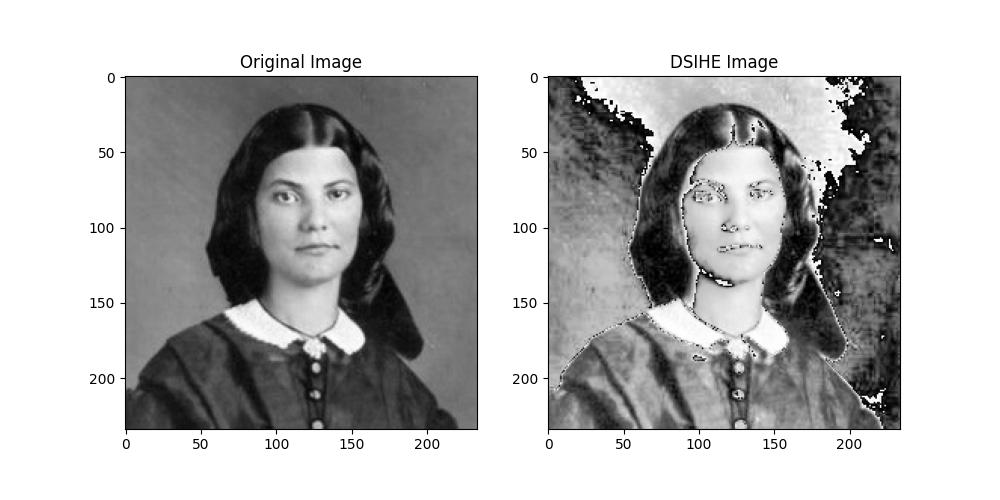
#> input picture HE_output/Dualistic_Sub_Image_Histogram_Equalization_DSIHE/k.jpg, 1000 x 500 px, given as the content of the folder input_dataset, which was not available
$ python DSIHE.py
#> lines starting #> are read from the running program, lines starting #| are printed output that depends on the picture; after the words box and inside, x2 and y2 are one past the last pixel; in counts of white or black regions, pixels touching at a corner belong together; pictures that were not available may be replaced by others from this repository, and a replacement may not be noted
#> in process_images, img is the input picture: shape (500, 1000); min 0, max 255, mean 182.9
import cv2
import numpy as np
import matplotlib.pyplot as plt
import os

def dualistic_sub_image_histogram_equalization(img):
    median = np.median(img)
#> median = 242
    hist, bins = np.histogram(img.flatten(), 256, [0, 256])
#> hist = 256 values, max 236352 at index 255, min 442 at index 6, mean 1953.1; bins = 257 values from 0 to 256

    # Split the bins for lower and upper parts
    lower_bins = bins[:int(median)+1]  # Include median in lower_bins
#> lower_bins = 243 values from 0 to 242
    upper_bins = bins[int(median):]  # From median to the end in upper_bins
#> upper_bins = [242, 243, 244, 245, 246, 247, 248, 249, 250, 251, 252, 253, 254, 255, 256]

    # Split histogram at the median value
    lower_hist = hist[:int(median)]
#> lower_hist = 242 values, max 3424 at index 120, min 442 at index 6, mean 1030.1
    upper_hist = hist[int(median):]
#> upper_hist = [1210, 1162, 949, 889, 855, 784, 848, 875, 1017, 1055, 1306, 1571, 1839, 236352]

    # Equalize each part separately
    cdf_lower = np.cumsum(lower_hist)
#> cdf_lower = 242 values from 2514 to 249288
    cdf_upper = np.cumsum(upper_hist)
#> cdf_upper = [1210, 2372, 3321, 4210, 5065, 5849, 6697, 7572, 8589, 9644, 10950, 12521, 14360, 250712]

    # Normalize CDFs to the range [0, 255]
    cdf_lower = (cdf_lower - cdf_lower.min()) * 255 / (cdf_lower.max() - cdf_lower.min())
#> cdf_lower = 242 values from 0 to 255
    cdf_upper = (cdf_upper - cdf_upper.min()) * 255 / (cdf_upper.max() - cdf_upper.min())
#> cdf_upper = [0, 1.19, 2.16, 3.07, 3.94, 4.74, 5.61, 6.5, 7.54, 8.62, 9.95, 11.56, 13.44, 255]

    img_equalized = img.copy()

    # Interpolate for the lower and upper parts separately
    img_equalized[img < median] = np.interp(img[img < median], lower_bins[:-1], cdf_lower)
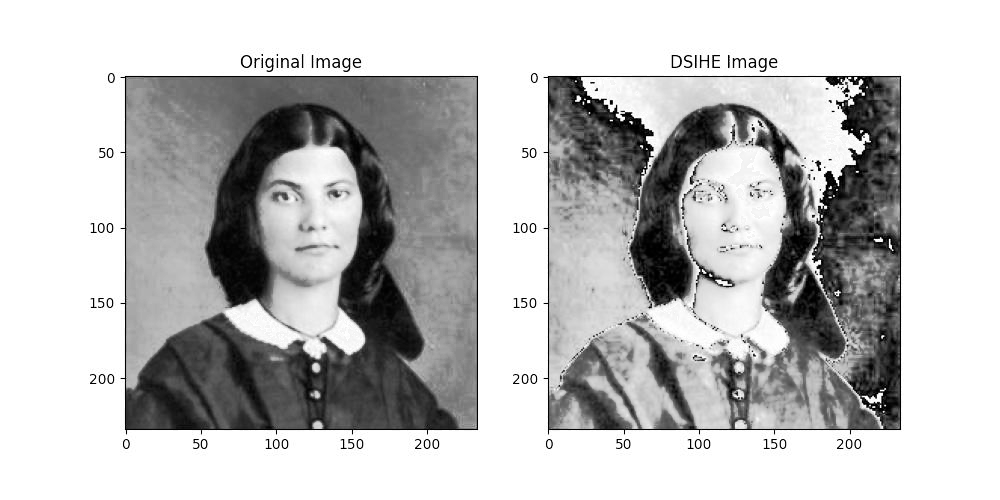
#> img_equalized: shape (500, 1000); min 0, max 255, mean 190.7
    img_equalized[img >= median] = np.interp(img[img >= median], upper_bins[:-1], cdf_upper)
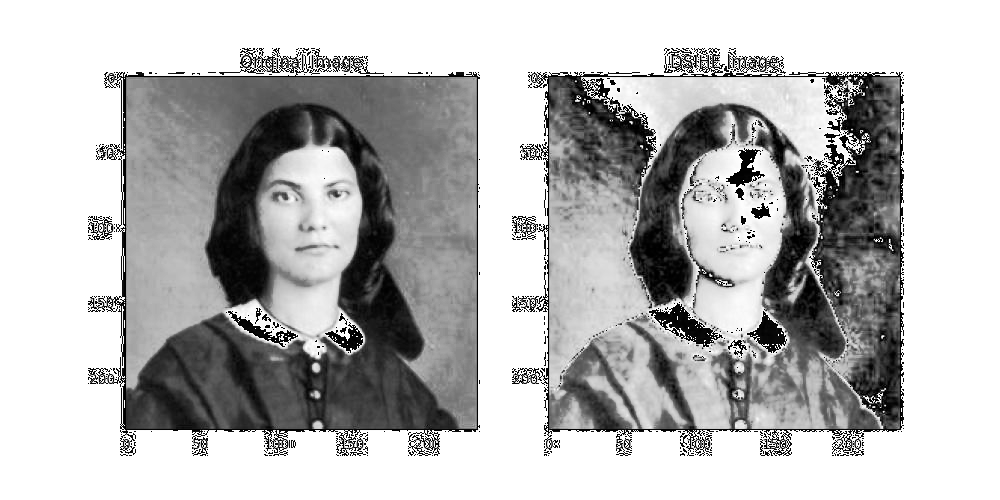
#> img_equalized: shape (500, 1000); 2.87% of pixels changed, all inside (x1, y1, x2, y2) = (88, 48, 904, 456)

    return img_equalized

def process_images(input_folder, output_folder):
    os.makedirs(output_folder, exist_ok=True)

    for filename in os.listdir(input_folder):
        if filename.endswith(".jpg") or filename.endswith(".png"):
            img_path = os.path.join(input_folder, filename)
            img = cv2.imread(img_path, 0)  # Read image in grayscale

            equalized_img = dualistic_sub_image_histogram_equalization(img)

            # Display and save the plot
            plt.figure(figsize=(10, 5))
            plt.subplot(1, 2, 1), plt.imshow(img, cmap='gray'), plt.title('Original Image')
            plt.subplot(1, 2, 2), plt.imshow(equalized_img, cmap='gray'), plt.title('DSIHE Image')

            output_img_dir = os.path.join(output_folder, 'Dualistic_Sub_Image_Histogram_Equalization_DSIHE')
            os.makedirs(output_img_dir, exist_ok=True)
            plt.savefig(os.path.join(output_img_dir, filename))
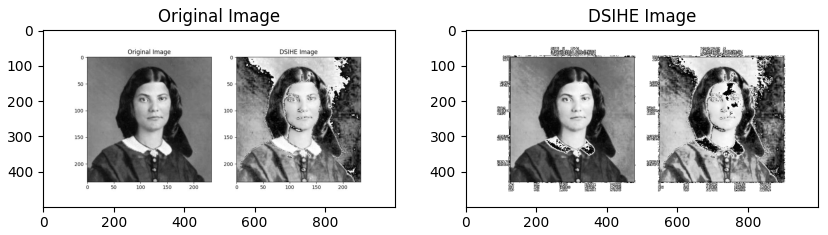
#> figure drawn by matplotlib, 2 panels
            plt.close()

# Process all images in the specified folder
process_images('input_dataset', 'HE_output')

$ run again, on HE_output/Dualistic_Sub_Image_Histogram_Equalization_DSIHE/old_photo_04.jpg
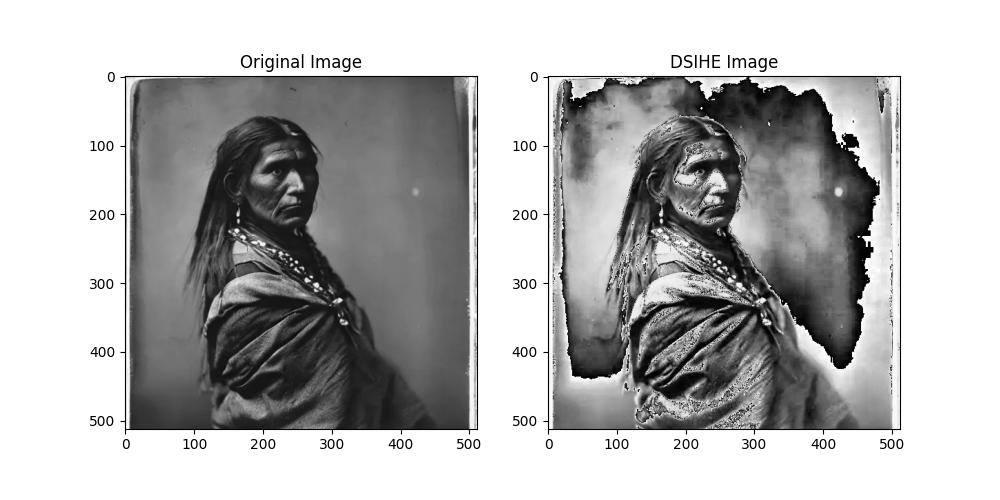
#> input picture HE_output/Dualistic_Sub_Image_Histogram_Equalization_DSIHE/old_photo_04.jpg, 1000 x 500 px, given as the content of the folder input_dataset, which was not available
#> in process_images, img is the input picture: shape (500, 1000); min 0, max 255, mean 181
#> median = 241
#> hist = 256 values, max 234355 at index 255, min 370 at index 5, mean 1953.1; bins = 257 values from 0 to 256
#> lower_bins = 242 values from 0 to 241
#> upper_bins = [241, 242, 243, 244, 245, 246, 247, 248, 249, 250, 251, 252, 253, 254, 255, 256]
#> lower_hist = 241 values, max 2874 at index 120, min 370 at index 5, mean 1036.7
#> upper_hist = [1071, 1077, 880, 945, 951, 988, 853, 1007, 900, 1075, 1147, 1268, 1652, 1994, 234355]
#> in dualistic_sub_image_histogram_equalization, `cdf_lower = np.cumsum(lower_hist)`: cdf_lower = 241 values from 2832 to 249837
#> in dualistic_sub_image_histogram_equalization, `cdf_upper = np.cumsum(upper_hist)`: cdf_upper = [1071, 2148, 3028, 3973, 4924, 5912, 6765, 7772, 8672, 9747, 10894, 12162, 13814, 15808, 250163]
#> in dualistic_sub_image_histogram_equalization, `cdf_lower = (cdf_lower - cdf_lower.min()) * 255 / (cdf_lower.max() - c..`: cdf_lower = 241 values from 0 to 255
#> in dualistic_sub_image_histogram_equalization, `cdf_upper = (cdf_upper - cdf_upper.min()) * 255 / (cdf_upper.max() - c..`: cdf_upper = [0, 1.1, 2, 2.97, 3.94, 4.96, 5.83, 6.86, 7.78, 8.88, 10.06, 11.35, 13.05, 15.09, 255]
#> in dualistic_sub_image_histogram_equalization, `img_equalized[img >= median] = np.interp(img[img >= median], upper_bin..`:
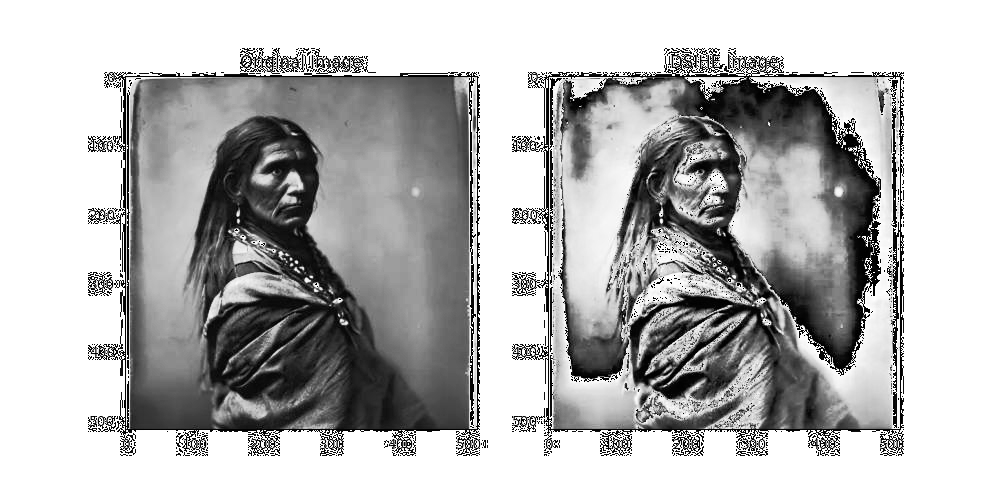
#> img_equalized: shape (500, 1000); min 0, max 255, mean 182.8
#> in process_images, `plt.savefig(os.path.join(output_img_dir, filename))`:
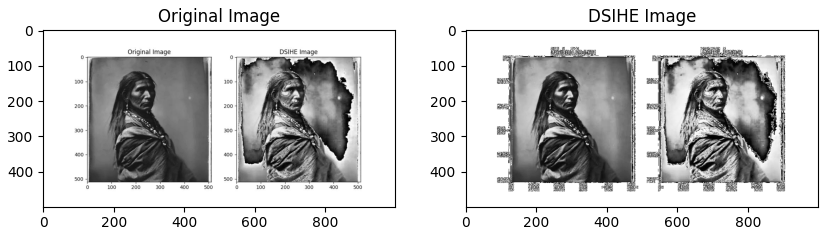
#> figure drawn by matplotlib, 2 panels

$ run again, on HE_output/Dualistic_Sub_Image_Histogram_Equalization_DSIHE/old_photo_05.jpg
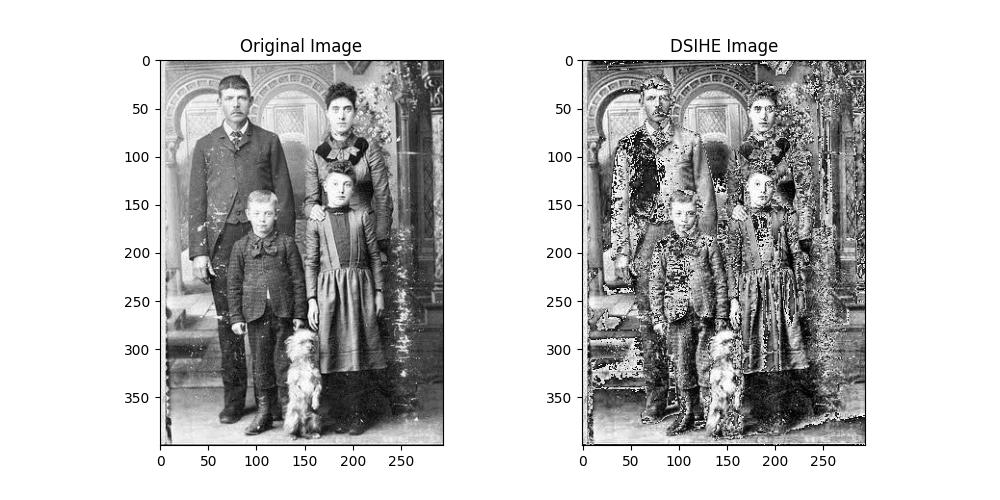
#> input picture HE_output/Dualistic_Sub_Image_Histogram_Equalization_DSIHE/old_photo_05.jpg, 1000 x 500 px, given as the content of the folder input_dataset, which was not available
#> in process_images, img is the input picture: shape (500, 1000); min 0, max 255, mean 196.2
#> median = 255
#> hist = 256 values, max 263025 at index 255, min 290 at index 10, mean 1953.1; bins = 257 values from 0 to 256
#> lower_bins = 256 values from 0 to 255
#> upper_bins = [255, 256]
#> lower_hist = 255 values, max 2546 at index 0, min 290 at index 10, mean 929.3
#> upper_hist = [263025]
#> in dualistic_sub_image_histogram_equalization, `cdf_lower = np.cumsum(lower_hist)`: cdf_lower = 255 values from 2546 to 236975
#> in dualistic_sub_image_histogram_equalization, `cdf_upper = np.cumsum(upper_hist)`: cdf_upper = [263025]
#> in dualistic_sub_image_histogram_equalization, `cdf_lower = (cdf_lower - cdf_lower.min()) * 255 / (cdf_lower.max() - c..`: cdf_lower = 255 values from 0 to 255
#> in dualistic_sub_image_histogram_equalization, `cdf_upper = (cdf_upper - cdf_upper.min()) * 255 / (cdf_upper.max() - c..`: cdf_upper = [nan]
#> in dualistic_sub_image_histogram_equalization, `img_equalized[img >= median] = np.interp(img[img >= median], upper_bin..`:
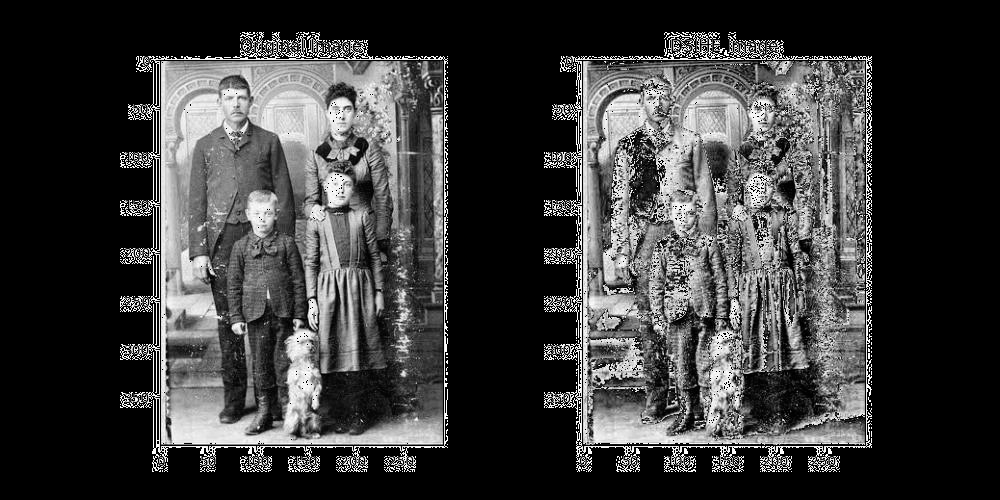
#> img_equalized: shape (500, 1000); min 0, max 255, mean 59.8
#> in process_images, `plt.savefig(os.path.join(output_img_dir, filename))`:
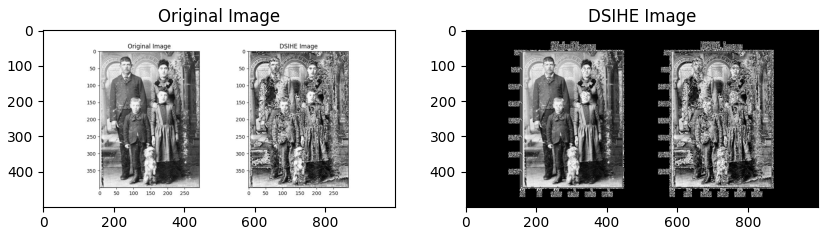
#> figure drawn by matplotlib, 2 panels
